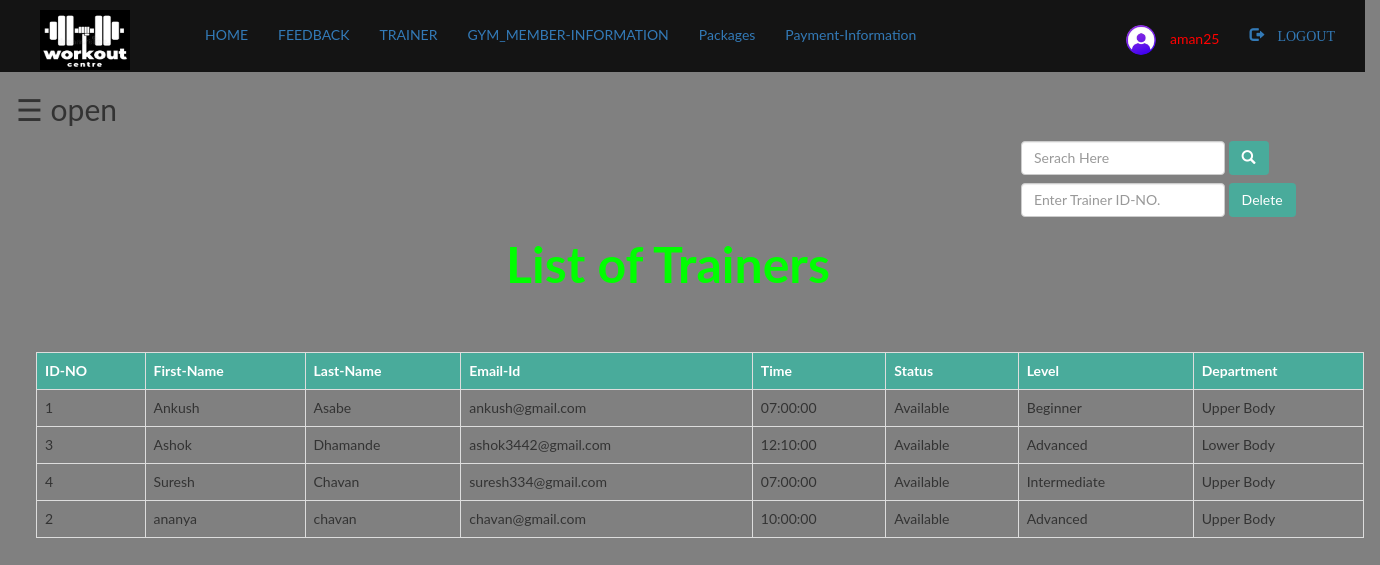
The app's page /Admin/trainer.php (signed in) with its own data.
### tables this page shows
CREATE TABLE `trainer` (
  `id_no` int(100) NOT NULL,
  `first` varchar(20) NOT NULL,
  `last` varchar(20) NOT NULL,
  `email` varchar(50) NOT NULL,
  `timing` time NOT NULL,
  `status` varchar(10) NOT NULL,
  `level` varchar(100) NOT NULL,
  `department` varchar(30) NOT NULL
);

### Admin/trainer.php (the view, shortened to what this page needs)
<?php
 include "connection.php";
 include "navbar.php";
?>
<!DOCTYPE html>
<html>
<head>
        <link rel="stylesheet" type="text/css" href="style-1.css">
             <link rel="stylesheet" href="https://maxcdn.bootstrapcdn.com/bootstrap/3.3.7/css/bootstrap.min.css">
</head>
<body style="background-color:grey; " >
<div id="main">
  <span style="font-size:30px;cursor:pointer" onclick="openNav()">&#9776; open</span>
<div style="margin-left:20px; ">
        <div class="search_b">
                <form class="navbar-form" method="post" name="t_searchbar">
                        <div>
                                <input  type="text" class="form-control" name="search"
                                placeholder="Serach Here"
                                 required="">
                                <button style="background-color:#49ab9b ; color:white;" type="submit" name="submit"
                                 class="btn btn=default">
                                <span class="glyphicon glyphicon-search"> </span>
                                </button>
                        </div>
                </form>
                <form class="navbar-form" method="post" name="del_searchbar">
                        <div>
                                <input type="text" class="form-control" name="id_no"
                                 placeholder="Enter Trainer ID-NO." required="">
                                <button style="background-color:#49ab9b ; color:white;" type="submit" name="submit1"
                                 class="btn btn=default"> Delete
                                </button>
                        </div>
                </form>
        </div>
<h1 style="margin-left:470px; font-size:50px; color:lime; margin-bottom:20px;"><b> List of Trainers </b></h1>
<br>
<br>
<?php
        if(isset($_POST['submit']))
        {
                $q=mysqli_query($db,"SELECT * FROM trainer where first like '%$_POST[search]%'
                 OR last like '%$_POST[search]%'
                 OR level like '%$_POST[search]%'
                 OR status like '%$_POST[search]%'
                 OR id_no like '%$_POST[search]%'
                 OR department like '%$_POST[search]%'
                  ");
                if (mysqli_num_rows($q)==0)
                {
                        echo "sorry please try again.";
                }
                else{
                        echo "<table class='table table-bordered table-hover ' >";
                        echo "<tr style='background-color:#49ab9b; color:white;'>";
                                echo "<th>"; echo "ID-NO";	echo "</th>";
                                echo "<th>"; echo "First-Name";  echo "</th>";
                                echo "<th>"; echo "Last-Name";  echo "</th>";
                                echo "<th>"; echo "Email-Id";  echo "</th>";
                                echo "<th>"; echo "Time";  echo "</th>";
                                echo "<th>"; echo "Status";  echo "</th>";
                                echo "<th>"; echo "Level";  echo "</th>";
                                echo "<th>"; echo "Department";  echo "</th>";
                                echo "</tr>";
                        echo "</th>";
                        while($row=mysqli_fetch_assoc($q))
                        {
                                echo "<tr>";
                                echo "<td>"; echo $row['id_no']; echo "</td>";
                                echo "<td>"; echo $row['first']; echo "</td>";
                                echo "<td>"; echo $row['last']; echo "</td>";
                                echo "<td>"; echo $row['email']; echo "</td>";
                                echo "<td>"; echo $row['timing']; echo "</td>";
                                echo "<td>"; echo $row['status']; echo "</td>";
                                echo "<td>"; echo $row['level']; echo "</td>";
                                echo "<td>"; echo $row['department']; echo "</td>";
                                echo "</tr>";
                        }
                echo "</table>";
                }
        }
        else{
                $res=mysqli_query($db,"SELECT * FROM `trainer`;");
                echo "<table class='table table-bordered table-hover ' >";
                        echo "<tr style='background-color:#49ab9b; color:white;'>";
                                echo "<th>"; echo "ID-NO";	echo "</th>";
                                echo "<th>"; echo "First-Name";  echo "</th>";
                                echo "<th>"; echo "Last-Name";  echo "</th>";
                                echo "<th>"; echo "Email-Id";  echo "</th>";
                                echo "<th>"; echo "Time";  echo "</th>";
                                echo "<th>"; echo "Status";  echo "</th>";
                                echo "<th>"; echo "Level";  echo "</th>";
                                echo "<th>"; echo "Department";  echo "</th>";
                                echo "</tr>";
                        while($row=mysqli_fetch_assoc($res))
                        {
                                echo "<tr>";
                                echo "<td>"; echo $row['id_no']; echo "</td>";
                                echo "<td>"; echo $row['first']; echo "</td>";
                                echo "<td>"; echo $row['last']; echo "</td>";
                                echo "<td>"; echo $row['email']; echo "</td>";
                                echo "<td>"; echo $row['timing']; echo "</td>";
                                echo "<td>"; echo $row['status']; echo "</td>";
                                echo "<td>"; echo $row['level']; echo "</td>";
                                echo "<td>"; echo $row['department']; echo "</td>";
                                echo "</tr>";
                        }
                echo "</table>";
        }
                ?>
</div>
</body>
</html>

### Admin/style-1.css (style rules this page uses)
form input { height: 22px; width: 300px; }

### Admin/trainer.php (style rules this page uses)
body { font-family: "Lato", sans-serif; transition: background-color .5s; }
#main { transition: margin-left .5s; padding: 16px; }
.search_b { margin-top: 10px; margin-left: 970px; margin-bottom: 5px; margin-right: 20px; }

### records on screen
trainer: id_no "1", first "Ankush", last "Asabe", email "ankush@gmail.com", timing "07:00:00", status "Available", level "Beginner", department "Upper Body"
trainer: id_no "3", first "Ashok", last "Dhamande", email "ashok3442@gmail.com", timing "12:10:00", status "Available", level "Advanced", department "Lower Body"
trainer: id_no "4", first "Suresh", last "Chavan", email "suresh334@gmail.com", timing "07:00:00", status "Available", level "Intermediate", department "Upper Body"
trainer: id_no "2", first "ananya", last "chavan", email "chavan@gmail.com", timing "10:00:00", status "Available", level "Advanced", department "Upper Body"

### other values on screen
$_SESSION['login_user'] "aman25"
